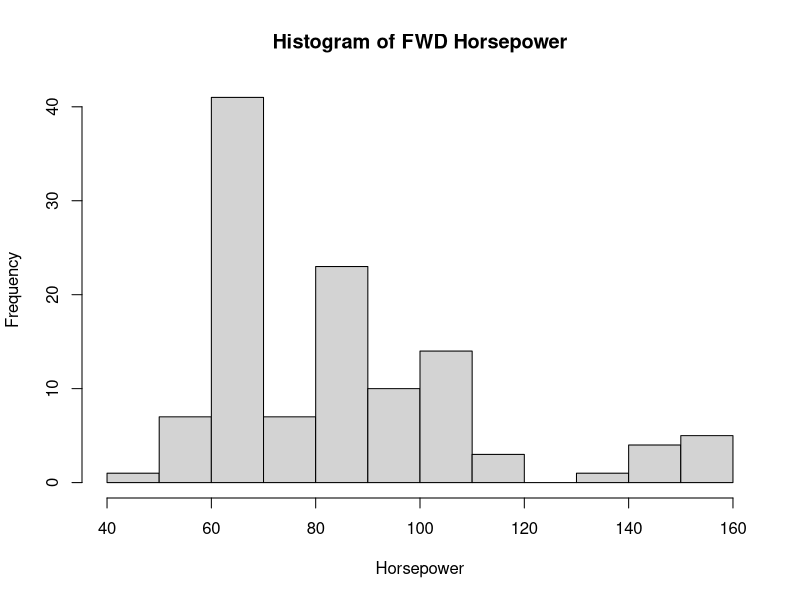
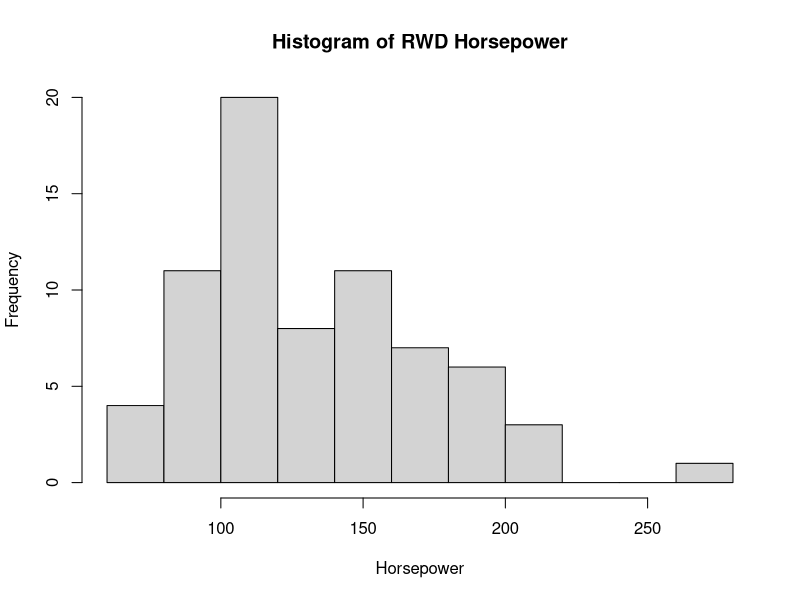
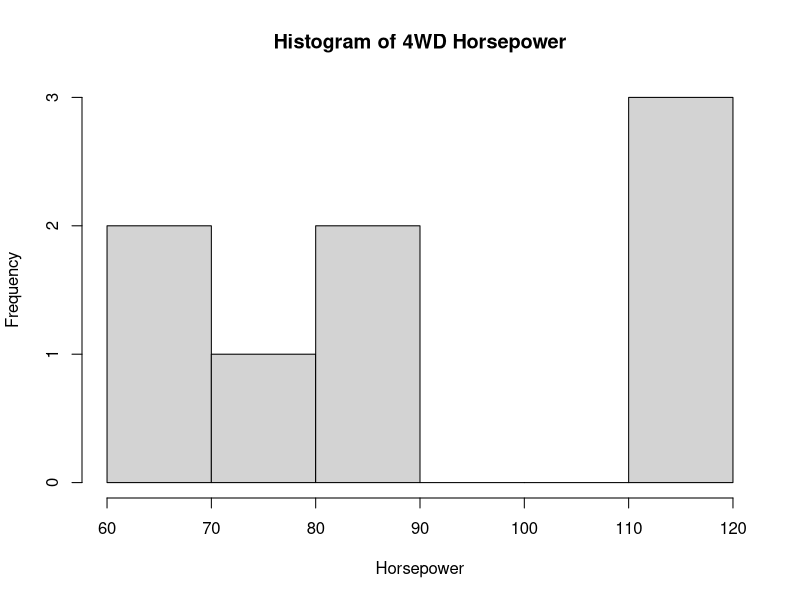
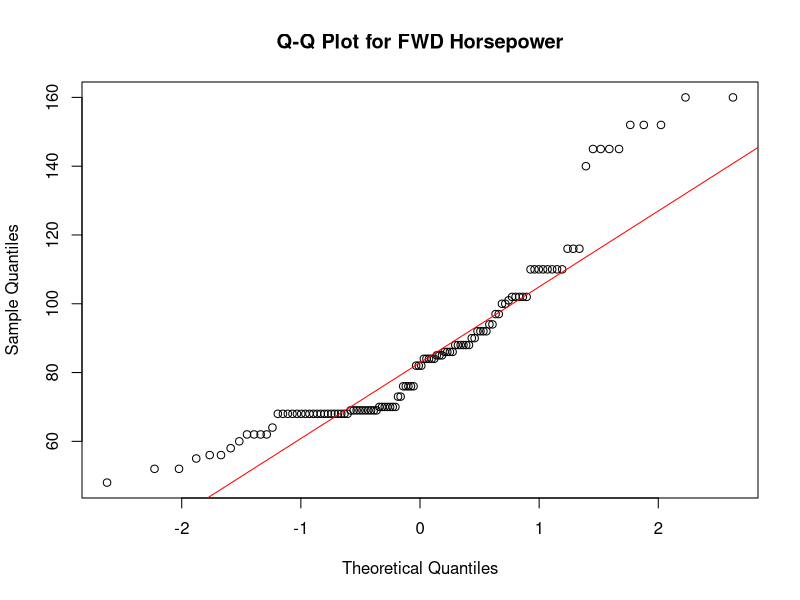
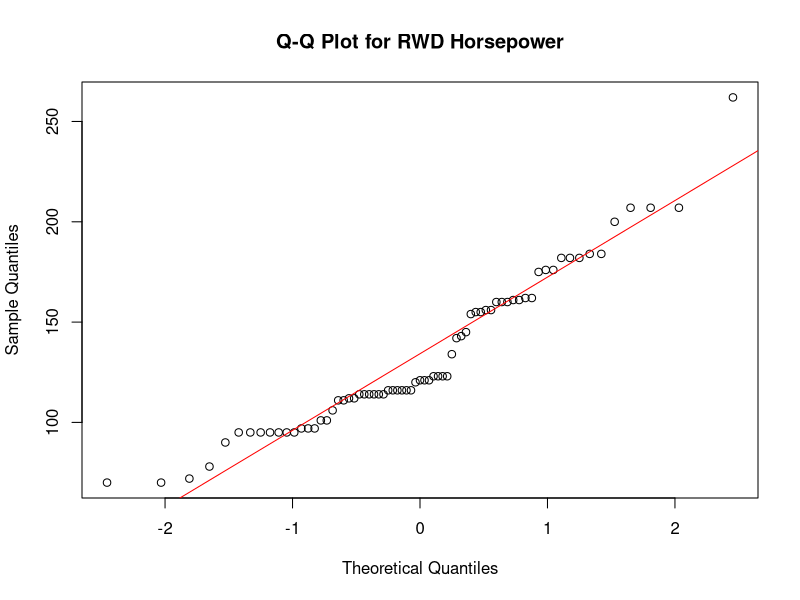
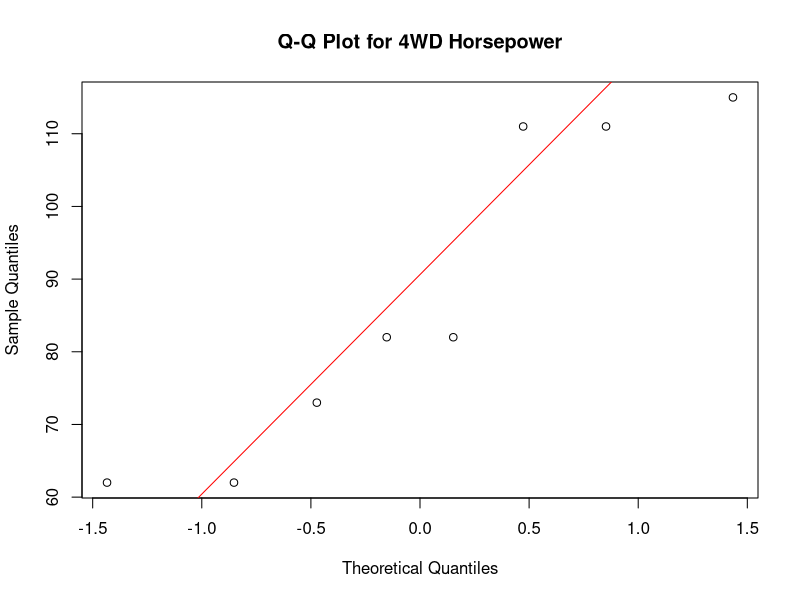
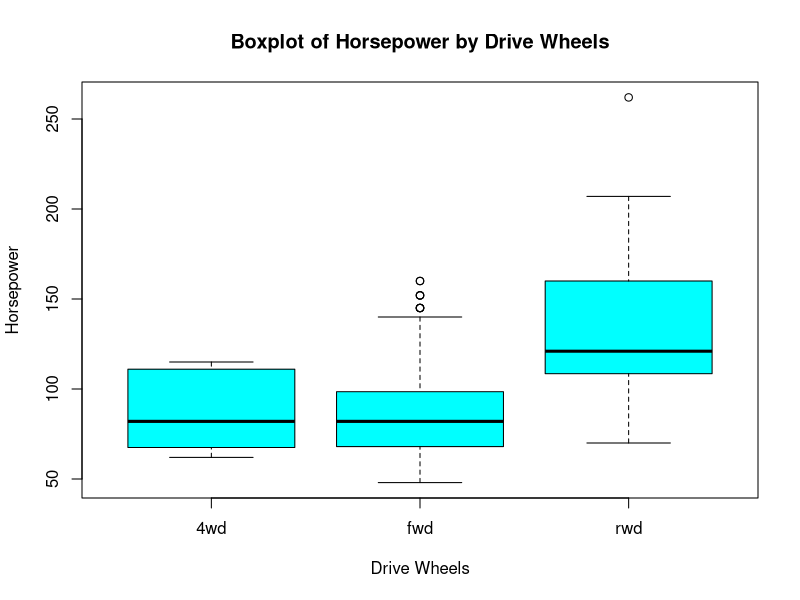
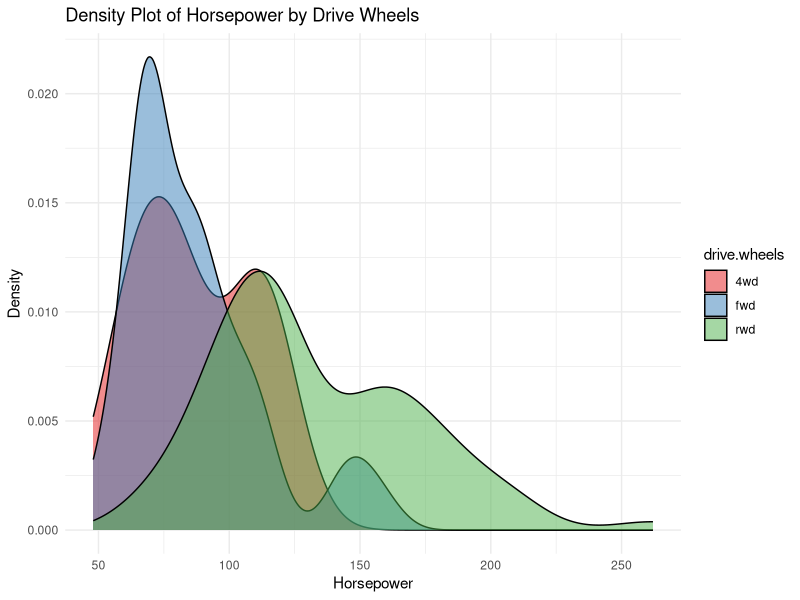

These figures' R source, in order:
## ---- chunk 1
knitr::opts_chunk$set(echo = TRUE)
## ---- chunk 2
cardata = read.csv('./datasets/car_specifications.csv')
cardata = na.omit(cardata)  # Remove any rows with missing values

head(cardata)
## ---- chunk 3
# Histograms of 'horsepower' for each 'drive.wheels' category
hist(cardata$horsepower[cardata$drive.wheels=='fwd'], main="Histogram of FWD Horsepower", xlab="Horsepower")

hist(cardata$horsepower[cardata$drive.wheels=='rwd'], main="Histogram of RWD Horsepower", xlab="Horsepower")

hist(cardata$horsepower[cardata$drive.wheels=='4wd'], main="Histogram of 4WD Horsepower", xlab="Horsepower")
## ---- chunk 4
# QQ-plots to check the normality of 'horsepower' distribution for different drive types
# QQ-plot for 'horsepower' for front-wheel drive (fwd)
qqnorm(cardata$horsepower[cardata$drive.wheels == 'fwd'], main = "Q-Q Plot for FWD Horsepower")
qqline(cardata$horsepower[cardata$drive.wheels == 'fwd'], col = "red")

# QQ-plot for 'horsepower' for rear-wheel drive (rwd)
qqnorm(cardata$horsepower[cardata$drive.wheels == 'rwd'], main = "Q-Q Plot for RWD Horsepower")
qqline(cardata$horsepower[cardata$drive.wheels == 'rwd'], col = "red")

# QQ-plot for 'horsepower' for four-wheel drive (4wd)
qqnorm(cardata$horsepower[cardata$drive.wheels == '4wd'], main = "Q-Q Plot for 4WD Horsepower")
qqline(cardata$horsepower[cardata$drive.wheels == '4wd'], col = "red")

# Load package for Lilliefors (Kolmogorov-Smirnov) normality test
require(nortest)

# Normality tests for 'horsepower' across different 'drive.wheels' categories
lillie.test(cardata$horsepower)
lillie.test(cardata$horsepower[cardata$drive.wheels == 'fwd'])
lillie.test(cardata$horsepower[cardata$drive.wheels == 'rwd'])
lillie.test(cardata$horsepower[cardata$drive.wheels == '4wd'])
## ---- chunk 5
# Bartlett's test for homogeneity of variances across different 'drive.wheels' categories
bartlett.test(cardata$horsepower ~ cardata$drive.wheels)

# Variance calculations for 'horsepower' in each 'drive.wheels' category
var(cardata$horsepower[cardata$drive.wheels == 'fwd'])
var(cardata$horsepower[cardata$drive.wheels == 'rwd'])
var(cardata$horsepower[cardata$drive.wheels == '4wd'])

# Boxplot showing distribution of 'horsepower' across 'drive.wheels' categories
boxplot(cardata$horsepower ~ cardata$drive.wheels, main="Boxplot of Horsepower by Drive Wheels", xlab="Drive Wheels", ylab="Horsepower", col="cyan")
## ---- chunk 6
# Kruskal-Wallis test to check for differences in 'horsepower' among the 3 drive wheel categories
kruskal.test(horsepower ~ drive.wheels, data = cardata)
## ---- chunk 7
# T-test for 'horsepower' between fwd and rwd
t.test(cardata$horsepower[cardata$drive.wheels == 'fwd'], 
       cardata$horsepower[cardata$drive.wheels == 'rwd'], var.equal = FALSE)

# T-test for 'horsepower' between rwd and 4wd
t.test(cardata$horsepower[cardata$drive.wheels == 'rwd'], 
       cardata$horsepower[cardata$drive.wheels == '4wd'], var.equal = FALSE)

# T-test for 'horsepower' between fwd and 4wd
t.test(cardata$horsepower[cardata$drive.wheels == 'fwd'], 
       cardata$horsepower[cardata$drive.wheels == '4wd'], var.equal = FALSE)
## ---- chunk 8
# Installing and Loading ggplot2 package
options(repos = c(CRAN = "http://cran.rstudio.com"))
if (!requireNamespace("ggplot2", quietly = TRUE)) {
    install.packages("ggplot2")
}
library(ggplot2)
# Density plot
ggplot(cardata, aes(x = horsepower, fill = drive.wheels)) +
  geom_density(alpha = 0.5) +
  labs(title = "Density Plot of Horsepower by Drive Wheels",
       x = "Horsepower",
       y = "Density") +
  theme_minimal() +
  scale_fill_brewer(palette = "Set1")

# Scatter plot
ggplot(cardata, aes(x = engine.size, y = horsepower)) +
  geom_point() +
  labs(title = "Scatter Plot of Engine Size vs Horsepower",
       x = "Engine Size",
       y = "Horsepower") +
  theme_minimal()
